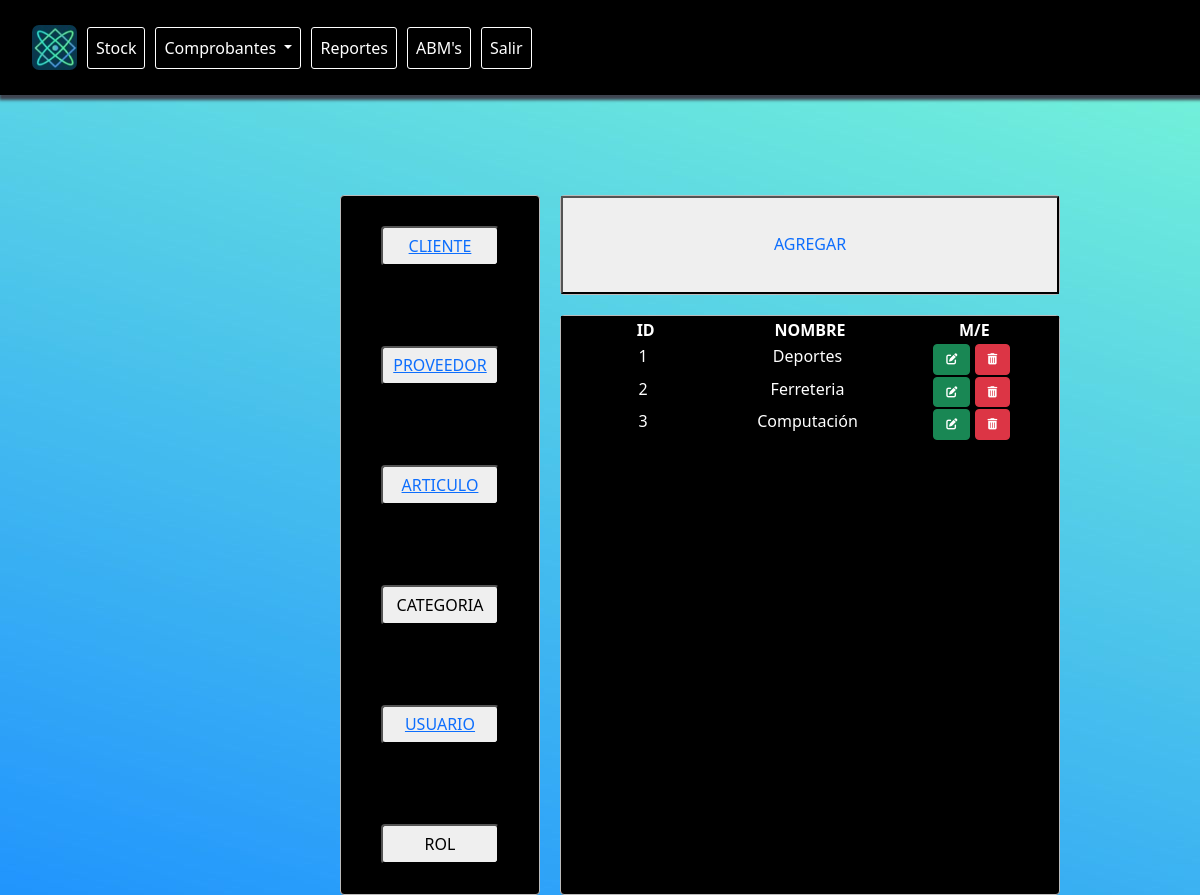
The app's page /abm/abmcategoria/ (signed in) with its own data.
### AppArticulos/models.py (models this page shows, shortened)
class Categoria(models.Model):
    id_categoria = models.IntegerField(primary_key = True)
    nombre = models.CharField('Categoria', max_length=50)
    created = models.DateTimeField(auto_now_add=True)
    updated = models.DateTimeField(auto_now_add=True)
    class Meta:
        verbose_name = "Categoria"
        verbose_name_plural = "Categorias"

### AppABM/views.py (the view)
# urls.py: path('abmcategoria/', views.abmcategoria, name="abmcategoria"),
@login_required
def abmcategoria(request):
    categoria = Categoria.objects.all()
    return render(request, "AppABM/abmcategoria.html", {"cat":categoria})

### AppABM/templates/AppAbm/abmcategoria.html
{% extends "base/base.html" %}
{% load static %}
{% block content %}
<div class="todo">
    <div class="cuadrado">
        <div class="cuadro uno">
            <button type="button" class="botonesabm uno">
                <a href="{% url 'Abm' %}">CLIENTE</a>
            </button>
            <button type="button" class="botonesabm">
                <a href="{% url 'abmproveedor' %}">PROVEEDOR</a>
            </button>
            <button type="button" class="botonesabm">
                <a href="{% url 'abmarticulo' %}">ARTICULO</a>
            </button>
            <button type="button" class="botonesabm">
                CATEGORIA
            </button>
            <button type="button" class="botonesabm">
                <a href="{% url 'abmusuario' %}">USUARIO</a>
            </button>
            <button type="button" class="botonesabm">
                ROL
            </button>
        </div>
        <div class="cuadrado dos">
            <div class="cuadro dos">
                <button type="button" class="botonagregar">
                    <a class="nav-link stock {% if '/agregar/' in request.path %} active {% endif %} prueba" aria-current="page" href="{% url 'agregar_categoria' %}"> AGREGAR</a>
                </button>
            </div>
            <div class="cuadro tres">
                <table>
                    <thead class="headtabledosca">
                        <tr>
                            <th class="titulotablaca">ID</th>
                            <th class="titulotablaca">NOMBRE</th>
                            <th class="titulotablaca">M/E</th>
                        </tr>
                    </thead>
                    <tbody>
                        {% if cat %}
                            {% for categorias in cat %}
                            <tr class="categoriaabm">
                                <td class="contenidotablaca">{{ categorias.id_categoria }}</td>
                                <td class="contenidotablaca">{{ categorias.nombre }}</td>
                                <td class="contenidotablaca">
                                    <a href="{% url 'modificar_categoria' categorias.id_categoria %}" class="btn btn-success" style="font-size: 70%;"><i class="fa-solid fa-pen-to-square"></i></a>
                                    <a href="{% url 'modificar_categoria' categorias.id_categoria %}" class="btn btn-danger" style="font-size: 70%;"><i class="fa-solid fa-trash-can"></i></a>
                                </td>
                            </tr>
                            {% endfor %}
                        {% endif %}
                    </tbody>
                </table>
            </div>
        </div>
    </div>
</div>
{% endblock %}

### static/base/css/styles.css (style rules this page uses)
.bodybase { background: url("/static/base/img/back2.jpg") no-repeat fixed; }
.nav-link.stock { display: inline-block; width: 100%; height: 100%; margin-top: 25px; }
.todo { margin-right: auto; margin-left: auto; }
.cuadrado { margin-top: 100px; display: grid; grid-gap: 20px; grid-template-columns: 45% 50%; }
.botonesabm { margin-left: auto; margin-right: auto; width: 60%; height: 40%; border-radius:4px; }
.cuadrado.dos { display: inline-block; display: grid; grid-gap: 20px; grid-template-columns: 1fr; margin-top: 0px; }
.cuadro { border-radius:4px; border:1px solid #bbb; display: inline-block; display: grid; grid-gap: 20px; }
.cuadro.uno { background-color: black; text-align: center; width: 200px; height: 700px; margin-left: auto; align-items: center; }
.cuadro.dos { background-color: black; text-align: center; width: 500px; height: 100px; }
.cuadro.tres { background-color: black; text-align: center; width: 500px; height: 580px; }
.categoriaabm { color: white; display: flex; }
.headtabledosca { background-color: black; color: white; }
.titulotablaca { display: inline-block; width: 33%; }
.contenidotablaca { display: inline-block; width: 33%; }

### records on screen
Categoria: id_categoria "1", nombre "Deportes"
Categoria: id_categoria "2", nombre "Ferreteria"
Categoria: id_categoria "3", nombre "Computación"
